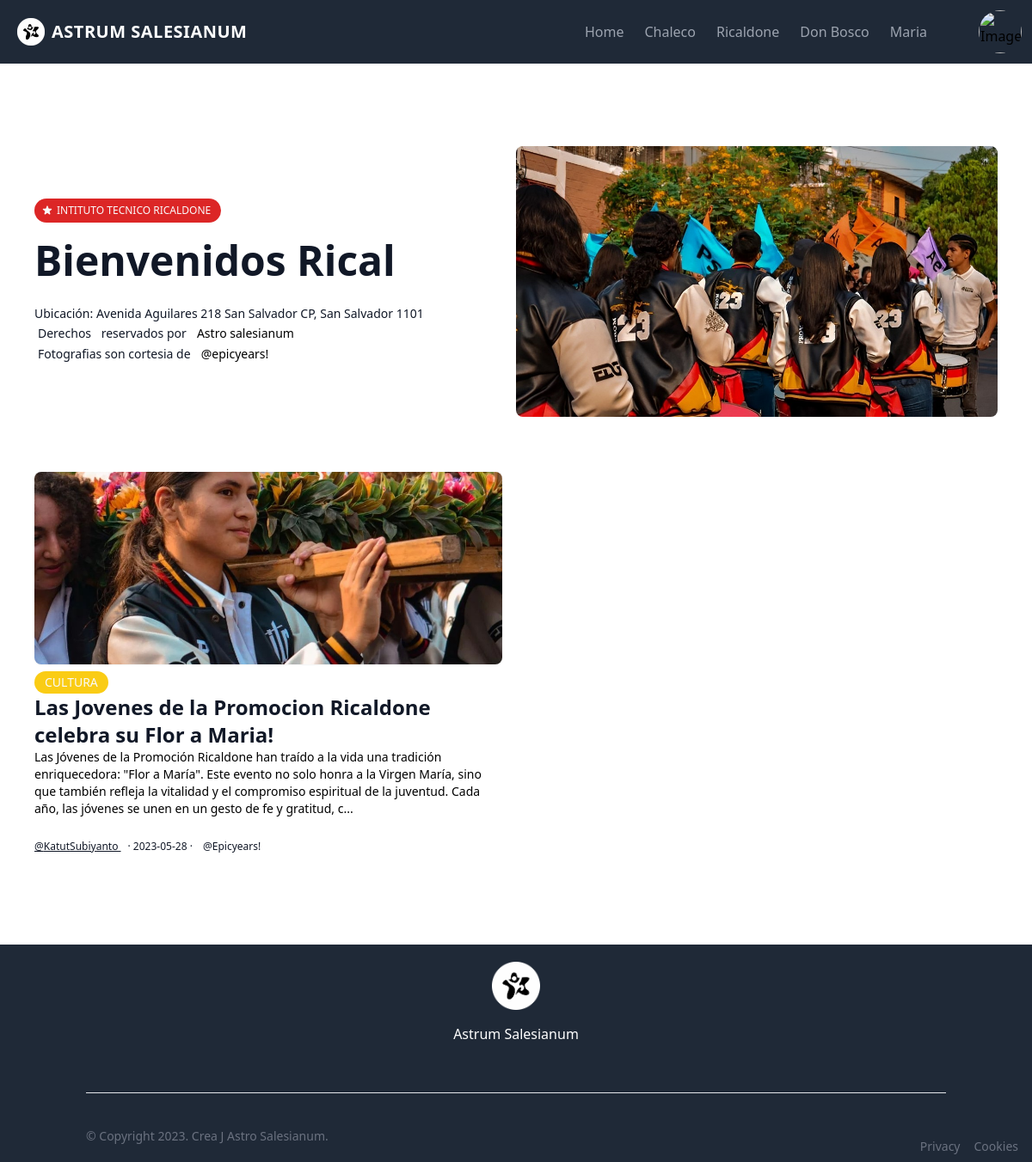
/src/Ricalindex.php, run on the app's committed database.
### tables this page shows
CREATE TABLE `news` (
  `id_news` int(11) NOT NULL,
  `id_reporter` varchar(100) DEFAULT NULL,
  `main_image` text DEFAULT NULL,
  `photographer` varchar(100) NOT NULL,
  `headline` text NOT NULL,
  `drophead` text NOT NULL,
  `date` date NOT NULL,
  `BodyOne` text NOT NULL,
  `BodyTwo` text NOT NULL,
  `BodyThree` text NOT NULL,
  `BodyFour` text NOT NULL,
  `school` text NOT NULL,
  `Category` text NOT NULL,
  `State` text NOT NULL
);

CREATE TABLE `reporter` (
  `Email` varchar(100) NOT NULL,
  `ProfileImage` text NOT NULL,
  `Password` varchar(100) NOT NULL,
  `Name` varchar(110) NOT NULL,
  `LastName` varchar(110) NOT NULL,
  `PhoneNumber` char(14) NOT NULL,
  `ROL` int(11) NOT NULL
);

### src/PHP/PrintJournalist.php (called while the page is built, shortened)
<?php
 $conexion = new mysqli("localhost", "root","","astrodb")or die(mysqli_error($mysqli));
 $QueryReport = "SELECT * FROM `reporter` WHERE `Email` = '$email'";
 $ResultReport = mysqli_query($conexion, $QueryReport);
 while ($RowReport = mysqli_fetch_array($ResultReport)) {
    $Name = $RowReport['Name'];
    $LastName = $RowReport['LastName'];
}
?>

### src/Ricalindex.php (the view, shortened to what this page needs)
<?PHP
$conexion = mysqli_connect('localhost', 'root', '', 'astrodb');
$State = "Active";
$query = "SELECT * FROM `news` WHERE `school` = 'Instituto Ricaldone' AND `State` = '$State' ORDER BY 'date' DESC";
$result = mysqli_query($conexion, $query);
  $carpet_images = "../img/";
?>
<!DOCTYPE html>
<html lang="en">
<head>
    <link rel="stylesheet" href="../Public/tailwind.css" />
    <link rel="stylesheet" href="./css/ProfileImage.css">
    <link rel="stylesheet" href="./css/Translate.css">
    <link rel="stylesheet" href="../Public/boton.css">
    <link rel="stylesheet" href="./css/ProfileImage.css">
</head>
<body>
<nav class="flex items-center   bg-gray-800 p-3 flex-wrap">
      <a href="./newindex.php" class="p-2 mr-4 inline-flex items-center">
    <img src="../img/AstroFavicon.png" alt="" class="h-8 w-8 mr-2">
        <span class="text-xl text-white font-bold uppercase tracking-wide"
          >Astrum Salesianum</span
        >
      </a>
      <div
        class=" hidden top-navbar w-full lg:inline-flex lg:flex-grow lg:w-auto"
        id="navigation"
      >
        <div
          class="flex justify-between items-center lg:inline-flex lg:flex-row lg:ml-auto lg:w-auto w-full lg:items-center lg:h-auto pr-12"
        >
          <a
            href="./newindex.php"
            class="lg:inline-flex lg:w-auto w-full px-3 py-2 rounded text-gray-400 items-center justify-center hover:bg-gray-900 hover:text-white"
          >
            <span>Home</span>
          </a>
          <a
            href="./ChalecoIndex.php"
            class="lg:inline-flex lg:w-auto w-full px-3 py-2 rounded text-gray-400 items-center justify-center hover:bg-gray-900 hover:text-white"
          >
            <span>Chaleco</span>
          </a>
          <a
            href="./Ricalindex.php"
            class="lg:inline-flex lg:w-auto w-full px-3 py-2 rounded text-gray-400 items-center justify-center hover:bg-gray-900 hover:text-white"
          >
            <span>Ricaldone</span>
          </a>
          <a
            href="./DonBoscoIndex.php"
            class="lg:inline-flex lg:w-auto w-full px-3 py-2 rounded text-gray-400 items-center justify-center hover:bg-gray-900 hover:text-white"
          >
            <span>Don Bosco</span>
          </a>
          <a
            href="./MariaIndex.php"
            class="lg:inline-flex lg:w-auto w-full px-3 py-2 rounded text-gray-400 items-center justify-center hover:bg-gray-900 hover:text-white"
          >
            <span>Maria</span>
          </a>
        </div>
        <div class="imagen-circular hidden lg:block" >
                    <img src="../img/<?php echo $_SESSION['ProfileImage'] ?>" alt="Imagen Circular" class="">
                  </div>
      </div>
    </nav>
<div class="text-gray-900 pt-12 pr-0 pb-14 pl-0 bg-white">
    <div class="w-full pt-4 pr-5 pb-6 pl-5 mt-0 mr-auto mb-0 ml-auto space-y-5 sm:py-8 md:py-12 sm:space-y-8 md:space-y-16
        max-w-7xl">
      <div class="flex flex-col items-center sm:px-5 md:flex-row">
        <div class="flex flex-col items-start justify-center w-full h-full pt-6 pr-0 pb-6 pl-0 mb-6 md:mb-0 md:w-1/2">
          <div class="flex flex-col items-start justify-center h-full space-y-3 transform md:pr-10 lg:pr-16
              md:space-y-5">
            <div class="bg-red-600 flex items-center leading-none rounded-full text-gray-50 pt-1.5 pr-3 pb-1.5 pl-2
                uppercase inline-block">
              <p class="inline">
              </p>
              <p class="inline text-xs font-medium">INTITUTO TECNICO RICALDONE </p>
            </div>
            <a class="text-4xl font-bold leading-none lg:text-5xl xl:text-6xl">Bienvenidos Rical</a>
            <div class="pt-2 pr-0 pb-0 pl-0">
              <p class="text-sm font-medium inline">Ubicación: Avenida Aguilares 218 San Salvador CP, San Salvador 1101</p>
              <p class="inline text-sm font-medium mt-0 mr-1 mb-0 ml-1">Derechos </p>
              <p class="inline text-sm font-medium mt-0 mr-1 mb-0 ml-1">reservados por</p>
              <p class="text-black text-sm font-medium inline mt-0 mr-1 mb-0 ml-1">Astro salesianum</p><br>
              <p class="inline text-sm font-medium mt-0 mr-1 mb-0 ml-1">Fotografias son cortesia de</p>
              <p class="text-black text-sm font-medium inline mt-0 mr-1 mb-0 ml-1"><a href="https://www.instagram.com/epicyears/">@epicyears!</a></p>
            </div>
          </div>
        </div>
        <div class="w-full md:w-1/2">
          <div class="block">
            <img
                src="../img/RicalBkg.jpg" class="object-cover rounded-lg max-h-64 sm:max-h-96 btn- w-full h-full"/>
          </div>
        </div>
      </div>
      <div class="grid grid-cols-12 sm:px-5 gap-x-8 gap-y-16">
<?php while($row = mysqli_fetch_array($result)){
  $contenido = $row['BodyOne'];
  $numero_caracteres = 300;
  $contenido_recortado = substr($contenido, 0, $numero_caracteres);
?>
        <div class="flex flex-col items-start col-span-12 space-y-3 sm:col-span-6 xl:col-span-4  ">
          <a href="./NewsMain.php?new=<?php echo $row['id_news']?>">
          <img
              src="<?php echo $carpet_images.$row['main_image']; ?>" class="object-cover w-full mb-2 overflow-hidden rounded-lg shadow-sm max-h-56 btn-"/>
          <p class="bg-yellow-400  items-center leading-none text-sm font-medium text-gray-50 pt-1.5 pr-3 pb-1.5 pl-3
              rounded-full uppercase inline-block"><?php echo $row['Category'];?></p>
          <p class="text-lg font-bold sm:text-xl md:text-2xl"><?php echo $row['headline']; ?></p>
          <p class="text-sm text-black" data-originallength="100" ><?php echo $contenido_recortado."..."; ?></p>
          <div class="pt-2 pr-0 pb-0 pl-0">
           <p class="inline text-xs font-medium mt-0 mr-1 mb-0 ml-0 underline">
               <?php
                $email = $row['id_reporter'];
              include( "./PHP/PrintJournalist.php");
              if($email == NULL){
                echo "@Astro Salesianum";
              }else{
              echo "@".$Name.$LastName;
              }
              ?>
            </p>
            <p class="inline text-xs font-medium mt-0 mr-1 mb-0 ml-1">· <?php echo $row['date']; ?> ·</p>
            <a href="" class="inline text-xs font-medium mt-0 mr-1 mb-0 ml-1"><?php echo $row['photographer']; ?> </a>
          </div>
          </a>
        </div>
        <?php } ?>
      </div>
    </div>
  </div>
   <footer class="bg-gray-800">
  <div class="container px-3 py-5 mx-auto">
      <div class="flex flex-col items-center text-center">
          <a href="#">
              <img class="w-auto h-14" src="../img/AstroFavicon.png" Alt="Imagen representativa de Noticias Astro Salesianum">
          </a>
          <p class="max-w-md mx-auto mt-4 text-white">Astrum Salesianum</p>
      </div>
      <hr class="my-10 border-gray-200" />
      <div class="flex flex-col items-center sm:flex-row sm:justify-between">
          <p class="text-sm text-gray-500">© Copyright 2023. Crea J Astro Salesianum.</p>
          <div class="flex mt-3 -mx-2 sm:mt-0">
              <a href="#" class="mx-2 text-sm text-gray-500 transition-colors duration-300 hover:text-gray-500 dark:hover:text-gray-300" aria-label="Reddit">
                       <div class = "group fixed bottom-0 right-0 p-2  flex items-end justify-end w-24 h-24 " id="google_translate_element">
 </a>
              <a href="#" class="mx-2 text-sm text-gray-500 transition-colors duration-300 hover:text-gray-500 dark:hover:text-gray-300" aria-label="Reddit"> Privacy </a>
              <a href="#" class="mx-2 text-sm text-gray-500 transition-colors duration-300 hover:text-gray-500 dark:hover:text-gray-300" aria-label="Reddit"> Cookies </a>
          </div>
      </div>
  </div>
</footer>
</body>
</html>

### src/css/ProfileImage.css (style rules this page uses)
.imagen-circular { width: 50px; height: 50px; border-radius: 50%; overflow: hidden; }
.imagen-circular img { width: 100%; height: 100%; object-fit: cover; }

### src/css/Translate.css (style rules this page uses)
body { top: 0 !important; }

### Public/boton.css (style rules this page uses)
a img { width: 0; }

### src/Ricalindex.php (style rules this page uses)
body { top: 0 !important; }

### data on the page
news: main_image (picture), Category "CULTURA", headline "Las Jovenes de la Promocion Ricaldone celebra su Flor a Maria!", BodyOne "Las Jóvenes de la Promoción Ricaldone han traído a la vida una tradición enriquecedora: \"Flor a María\". Este evento no solo honra a la Virgen María, sino que también refleja la vitalidad y el compromiso espiritual de la juventud. Cada año, las jóvenes se unen en un gesto de fe y gratitud, c", id_reporter.Name "Katut", id_reporter.LastName "Subiyanto", date "2023-05-28", photographer "@Epicyears!"
